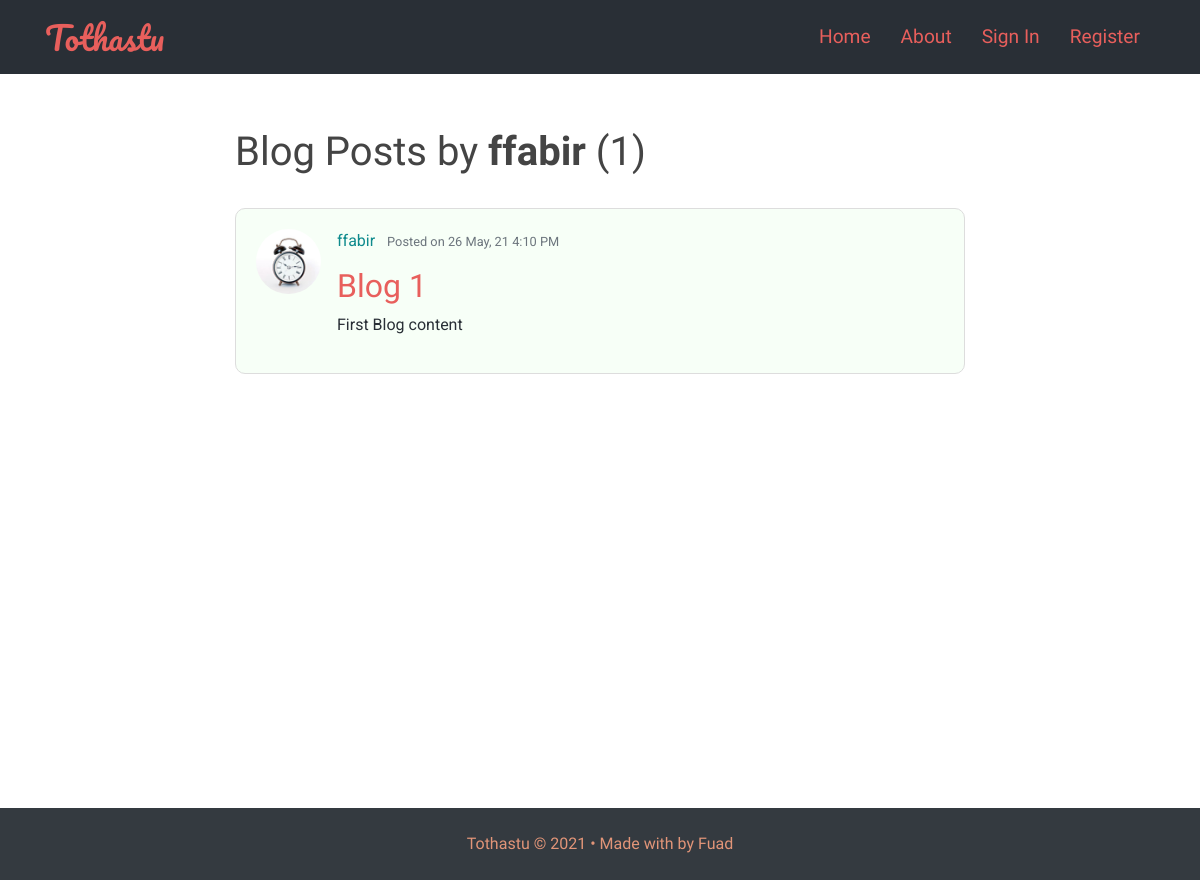
The page /user/ffabir on the database as committed earlier.
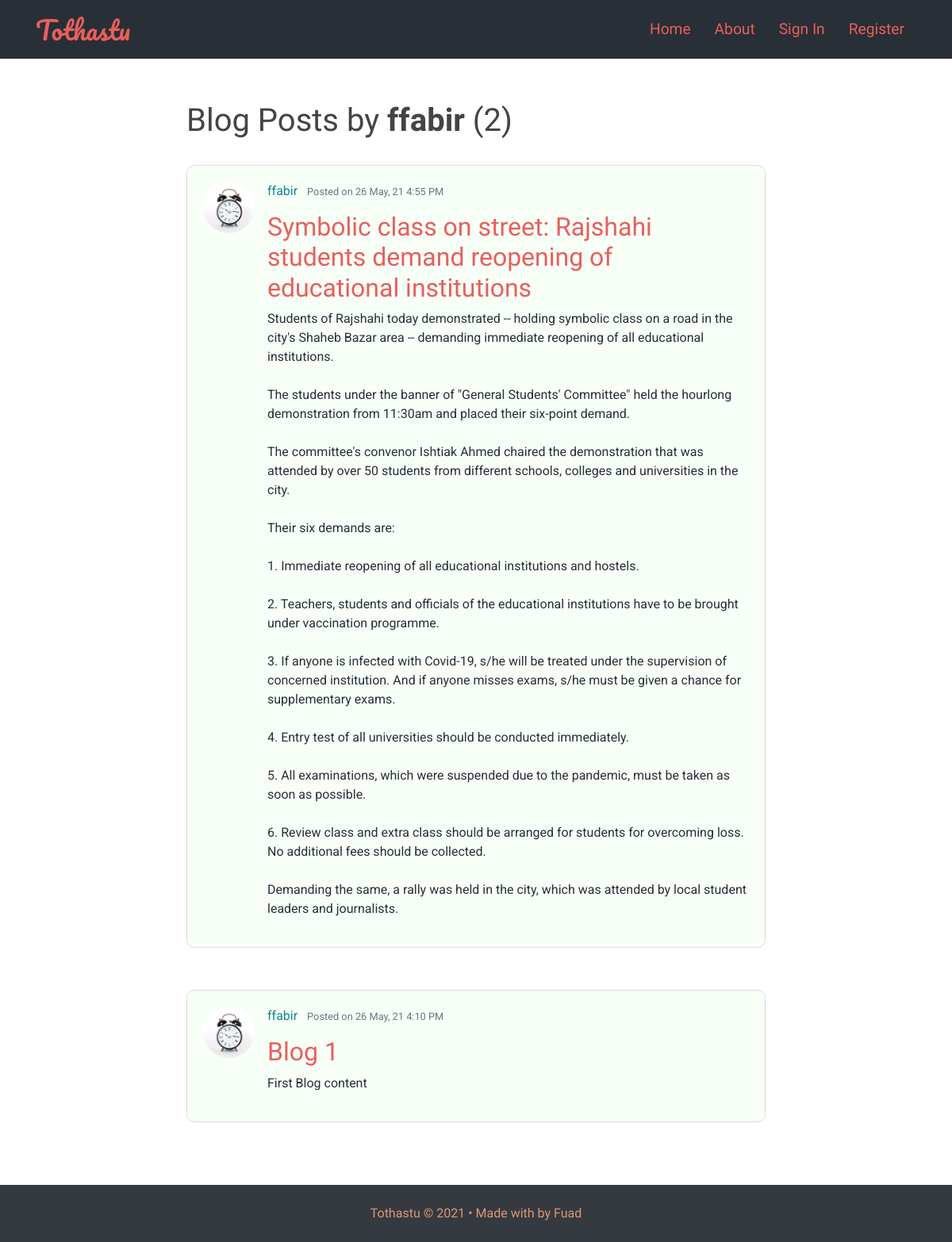
The same page on the database as committed later.
### blog/models.py (models this page shows, shortened)
class Post(models.Model):
    title = models.CharField(max_length=100)
    content = models.TextField()
    post_date = models.DateTimeField(default=timezone.now)
    author = models.ForeignKey(User, on_delete=models.CASCADE)

### users/models.py (models this page shows, shortened)
class Profile(models.Model):
    user = models.OneToOneField(User, on_delete=models.CASCADE)
    image = models.ImageField(default= 'default.jpg', upload_to='profile_pics')

### blog/views.py (the view)
# urls.py: path('user/<str:username>', UserPostList.as_view(), name='user-posts'),
class UserPostList(ListView):
    model = Post
    template_name = 'blog/user_posts.html'    # Default: <app>/<model>_<viewtype>.html
    context_object_name = 'posts'
    paginate_by = 5
    def get_queryset(self):
        user = get_object_or_404(User, username=self.kwargs.get('username'))
        return Post.objects.filter(author=user).order_by('-post_date')

### blog/templates/blog/user_posts.html (shortened to what this page needs)
{% extends "blog/base.html" %}
{% block content %}
<h1>Blog Posts by <strong>{{ view.kwargs.username }}</strong> ({{ page_obj.paginator.count }})</h1>
{% for post in posts %}
<br>
<article class="media content-section">
    <img class="rounded-circle article-img" src="{{ post.author.profile.image.url }}">
    <div class="media-body">
        <div class="article-metadata">
            <a class="mr-2" href="{% url 'user-posts' post.author.username %}">{{ post.author }}</a>
            <small class="text-muted"> Posted on {{ post.post_date|date:"d M, y g:i A"}}</small>
        </div>
        <h2><a class="article-title" href="{% url 'post-detail' post.id %}">{{ post.title }}</a></h2>
        <p class="article-content">{{ post.content }}</p>
    </div>
</article>
<br>
{% endfor %}
{% endblock %}

Rows that differ between the two databases and show on the page:
added Post: author.profile.image (picture), author "ffabir", post_date "26 May, 21 4:55 PM", title "Symbolic class on street: Rajshahi students demand reopening of educational institutions", content "Students of Rajshahi today demonstrated -- holding symbolic class on a road in the city's Shaheb Bazar area -- demanding immediate reopening of all educational institutions. The students under the banner of \"General Students' Committee\" held the hourlong demonstration from 11:30am and placed their six-point demand. The committee's convenor Ishtiak Ahmed chaired the demonstration that was attended by over 50 students from different schools, colleges and universities in the city. Their six demands are: 1. Immediate reopening of all educational institutions and hostels. 2. Teachers, students and officials of the educational institutions have to be brought under vaccination programme. 3. If…"
Other text that changed with them:
{{ page_obj.paginator.count }}: "1" → "2"
